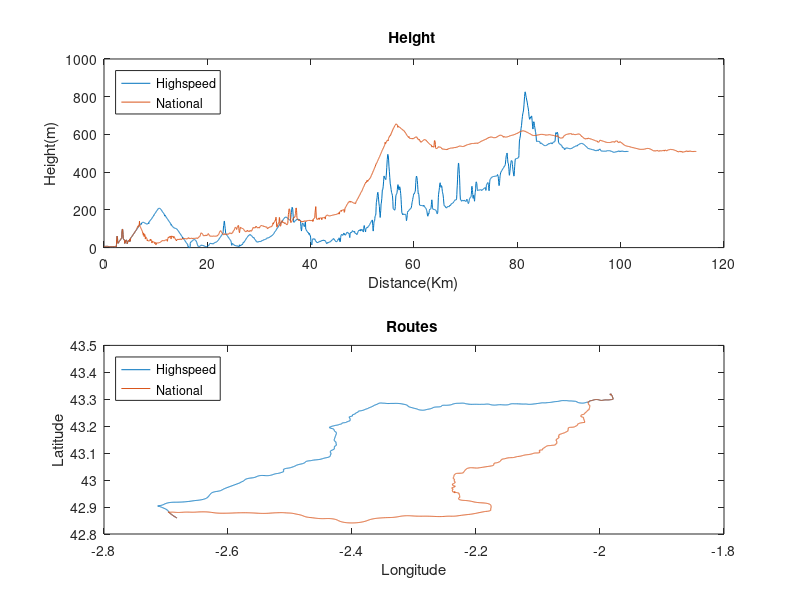

MATLAB code to generate this figure:
 %modificado 20/11/2017
clear
a1_route=dlmread('a1-height.csv',',',1,0);
n1_route=dlmread('n1-height.csv',',',1,0);
 
s1=subplot(2,1,1);
plot(a1_route(:,4),a1_route(:,3))

hold on
s2=subplot(2,1,1);
plot(n1_route(:,4),n1_route(:,3))
title('Height ')
xlabel('Distance(Km)')
ylabel('Height(m)')
legend('Highspeed','National','Location','northwest')

s3=subplot(2,1,2);
plot(a1_route(:,2),a1_route(:,1))

hold on
subplot(2,1,2);
s4=plot(n1_route(:,2),n1_route(:,1));
title('Routes ')
xlabel('Longitude')
ylabel('Latitude')
legend('Highspeed','National','Location','northwest')

saveas(s4,'route-elevations','png')

%statistics

average_height_a1=sum(a1_route(:,3))/length(a1_route(:,3));
average_height_n1=sum(n1_route(:,3))/length(n1_route(:,3));
deviation_a1=std(a1_route(:,3));
deviation_n1=std(n1_route(:,3));
min_a1=min(a1_route(:,3));
max_a1=max(a1_route(:,3));
min_n1=min(n1_route(:,3));
max_n1=max(n1_route(:,3));

%show data

fprintf('N1 route statistics \n Mean height:%.2f (sd: %.2f) \n Height range:[%f , %f] \n \n', average_height_n1,deviation_n1,min_n1,max_n1)
fprintf('A1 route statistics \n Mean height:%.2f (sd: %.2f) \n Height range:[%f , %f] \n \n', average_height_a1,deviation_a1,min_a1,max_a1)

